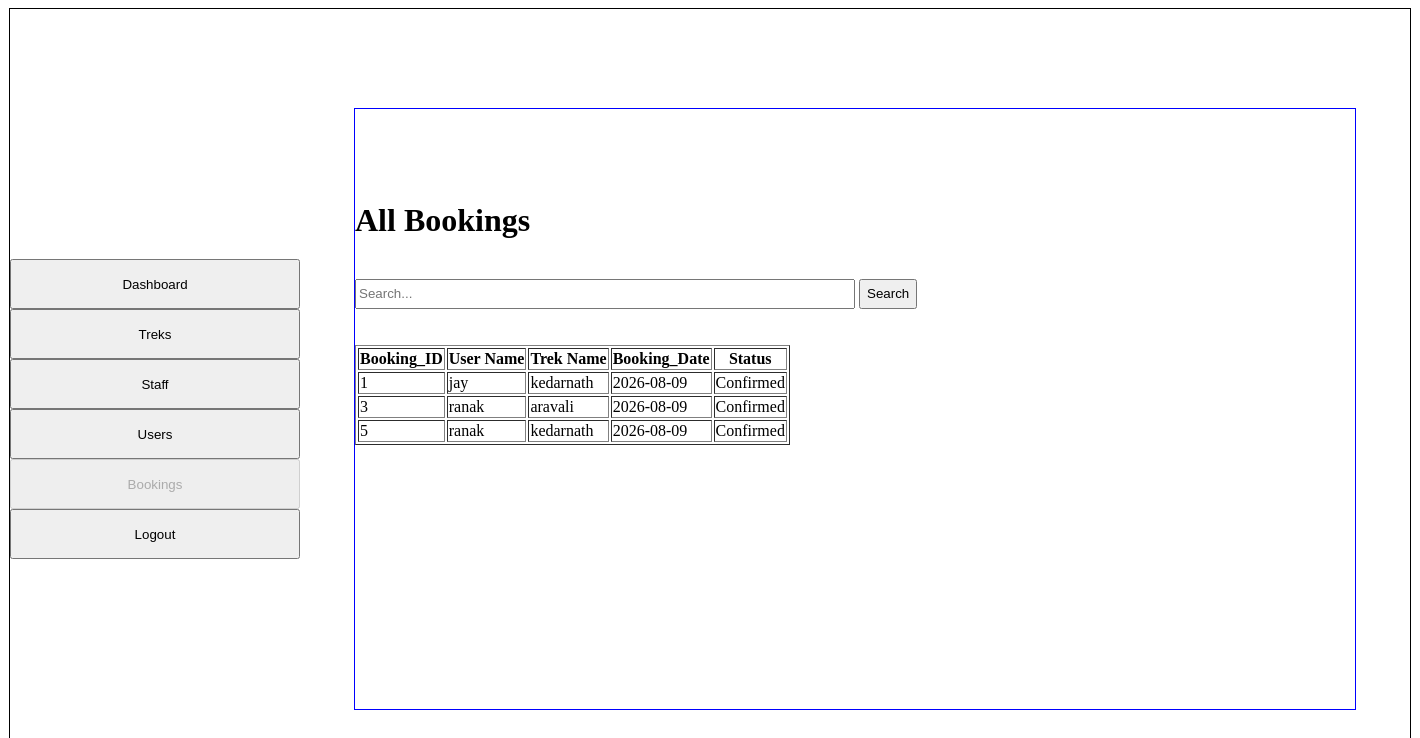
Screenshot of /bookings with the database file from the repository.
### models.py (models this page shows)
class Booking(db.Model):
    __tablename__ = "bookings"
    booking_id = db.Column(db.Integer, primary_key=True)
    user_id = db.Column(db.Integer, db.ForeignKey("users.user_id"), nullable=False)
    trek_id = db.Column(db.Integer, db.ForeignKey("treks.trek_id"), nullable=False)
    booking_date = db.Column(db.Date, nullable=False)
    status = db.Column(db.String(20), nullable=False)

class User(db.Model):
    __tablename__ = "users"
    user_id = db.Column(db.Integer, primary_key=True)
    full_name = db.Column(db.String(100), nullable=False)
    email = db.Column(db.String(120), unique=True, nullable=False)
    password = db.Column(db.String(200), nullable=False)
    phone = db.Column(db.String(15), nullable=False)
    role = db.Column(db.String(50), nullable=False)
    status = db.Column(db.String(20), nullable=False)
    bookings = db.relationship("Booking", cascade="all,delete", backref="user")

class Trek(db.Model):
    __tablename__ = "treks"
    trek_id = db.Column(db.Integer, primary_key=True)
    trek_name = db.Column(db.String(200), nullable=False)
    location = db.Column(db.String(100), nullable=False)
    difficulty = db.Column(db.String(50), nullable=False)
    duration = db.Column(db.String(50), nullable=False)
    start_date = db.Column(db.Date, nullable=False)
    end_date = db.Column(db.Date, nullable=False)
    total_slots = db.Column(db.Integer, nullable=False)
    available_slots = db.Column(db.Integer, nullable=False)
    status = db.Column(db.String(20), nullable=False)
    description = db.Column(db.String(500), nullable=False)
    assigned_staff_id = db.Column(db.Integer, db.ForeignKey("users.user_id"), nullable=True)
    bookings = db.relationship("Booking", cascade="all,delete", backref="trek")

### app.py (the view)
@app.route('/bookings', methods=['GET', 'POST'])
def admin_bookings():
    if request.method == 'POST':
        search_query = request.form.get("search")
        all_bookings = db.session.query(Booking, User, Trek)\
            .join(User, Booking.user_id == User.user_id)\
            .join(Trek, Booking.trek_id == Trek.trek_id)\
            .filter(
                (User.full_name.like(f"%{search_query}%")) |
                (Trek.trek_name.like(f"%{search_query}%"))).all()
    else:
        all_bookings = db.session.query(Booking, User, Trek)\
            .join(User, Booking.user_id == User.user_id)\
            .join(Trek, Booking.trek_id == Trek.trek_id).all()
    return render_template("Bookings.html", bkng=all_bookings)

### templates/Bookings.html (shortened to what this page needs)
{% extends "base.html" %}
{% block sidebar %}
<a href="/admin_dashboard"><input type="button" value="Dashboard" style="width: 290px; height: 50px; margin: 0 auto;"></a><br>
<a href="/manage_treks"><input type="button" value="Treks" style="width: 290px; height: 50px; margin: 0 auto;" ></a><br>
<a href="/all_staffs"><input type="button" value="Staff" style="width: 290px; height: 50px; margin: 0 auto;"></a><br>
<a href="/all_users"><input type="button" value="Users" style="width: 290px; height: 50px; margin: 0 auto;"></a><br>
<a href="/bookings"><input type="button" value="Bookings" style="width: 290px; height: 50px; margin: 0 auto;" disabled></a><br>
<a href="/logout"><input type="button" value="Logout" style="width: 290px; height: 50px; margin: 0 auto;"></a>
{% endblock %}
{% block content %}
<br>
    <br>
<div style="margin: 0 auto;">
    <h1>All Bookings</h1>
    <br>
<form method="POST" action="">
    <input type="search" name="search" style="width: 500px; height: 30px;" placeholder="Search...">
    <input type="submit" value="Search" style="height: 30px; cursor: pointer;">
</form></div>
<br>
<br>
    <table border="1px solid black" >
    <tr>
        <th>Booking_ID</th>
        <th >User Name</th>
        <th>Trek Name</th>
        <th>Booking_Date</th>
        <th>Status</th>
    </tr>
    {% for b, u, t in bkng %}
    <tr>
        <td>{{ b.booking_id }}</td>
        <td>{{ u.full_name }}</td>
        <td>{{ t.trek_name }}</td>
        <td>{{ b.booking_date }}</td>
        <td>{{ b.status }}</td>
    </tr>
    {% endfor %}
</table>
{% endblock %}

### rows the page displays
Booking: booking_id "1", full_name "jay", trek_name "kedarnath", booking_date "2026-08-09", status "Confirmed"
Booking: booking_id "3", full_name "ranak", trek_name "aravali", booking_date "2026-08-09", status "Confirmed"
Booking: booking_id "5", full_name "ranak", trek_name "kedarnath", booking_date "2026-08-09", status "Confirmed"
